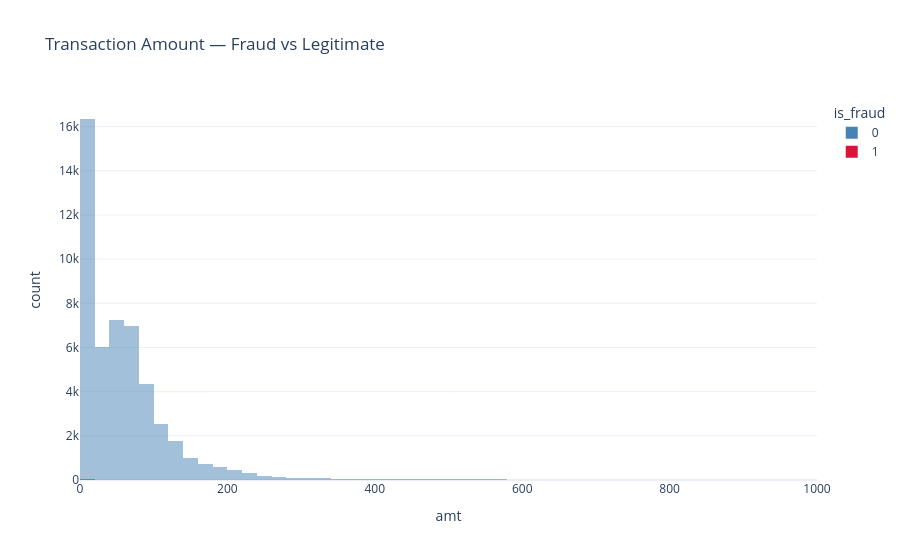

Notebook source saved alongside this figure:
### Code cell
# Amount distribution
df_sample = df.sample(min(50000, len(df)), random_state=42)
fig = px.histogram(
    df_sample[df_sample['amt'] < 1000],
    x='amt', color='is_fraud', barmode='overlay', nbins=80,
    title='Transaction Amount — Fraud vs Legitimate',
    color_discrete_map={0: 'steelblue', 1: 'crimson'}
)
fig.update_layout(template='plotly_white')
fig.show()

print(f'Avg legitimate: ${df[df["is_fraud"]==0]["amt"].mean():.2f}')
print(f'Avg fraudulent: ${df[df["is_fraud"]==1]["amt"].mean():.2f}')

### Figure 1 — Plotly figure (JSON) as saved in the notebook; plotly's stock layout.template omitted (floating-point values rounded to 4 significant figures; data arrays with more than 128 entries replaced by an {"elided": "..."} marker saying what was removed)
{"data": [{"bingroup": "x", "hovertemplate": "is_fraud=0<br>amt=%{x}<br>count=%{y}<extra></extra>", "legendgroup": "0", "marker": {"color": "steelblue", "opacity": 0.5, "pattern": {"shape": ""}}, "name": "0", "nbinsx": 80, "orientation": "v", "showlegend": true, "type": "histogram", "x": {"elided": "49611 float values"}, "xaxis": "x", "yaxis": "y"}, {"bingroup": "x", "hovertemplate": "is_fraud=1<br>amt=%{x}<br>count=%{y}<extra></extra>", "legendgroup": "1", "marker": {"color": "crimson", "opacity": 0.5, "pattern": {"shape": ""}}, "name": "1", "nbinsx": 80, "orientation": "v", "showlegend": true, "type": "histogram", "x": {"elided": "222 float values"}, "xaxis": "x", "yaxis": "y"}], "layout": {"barmode": "overlay", "legend": {"title": {"text": "is_fraud"}, "tracegroupgap": 0}, "title": {"text": "Transaction Amount — Fraud vs Legitimate"}, "xaxis": {"anchor": "y", "domain": [0, 1], "title": {"text": "amt"}}, "yaxis": {"anchor": "x", "domain": [0, 1], "title": {"text": "count"}}}}
